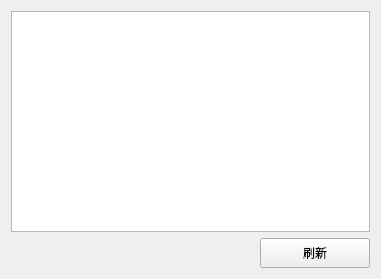
<?xml version="1.0" encoding="UTF-8"?>
<ui version="4.0">
 <class>dtubuildverwidget</class>
 <widget class="QWidget" name="dtubuildverwidget">
  <property name="geometry">
   <rect>
    <x>0</x>
    <y>0</y>
    <width>381</width>
    <height>279</height>
   </rect>
  </property>
  <property name="minimumSize">
   <size>
    <width>381</width>
    <height>279</height>
   </size>
  </property>
  <property name="maximumSize">
   <size>
    <width>381</width>
    <height>279</height>
   </size>
  </property>
  <property name="windowTitle">
   <string>内部版本</string>
  </property>
  <layout class="QGridLayout" name="gridLayout">
   <item row="0" column="0" colspan="2">
    <widget class="QTableWidget" name="tableWidget"/>
   </item>
   <item row="1" column="0">
    <spacer name="horizontalSpacer">
     <property name="orientation">
      <enum>Qt::Horizontal</enum>
     </property>
     <property name="sizeHint" stdset="0">
      <size>
       <width>239</width>
       <height>20</height>
      </size>
     </property>
    </spacer>
   </item>
   <item row="1" column="1">
    <widget class="QPushButton" name="btn_flush">
     <property name="minimumSize">
      <size>
       <width>110</width>
       <height>30</height>
      </size>
     </property>
     <property name="maximumSize">
      <size>
       <width>110</width>
       <height>30</height>
      </size>
     </property>
     <property name="text">
      <string>刷新</string>
     </property>
    </widget>
   </item>
  </layout>
 </widget>
 <resources/>
 <connections>
  <connection>
   <sender>btn_flush</sender>
   <signal>clicked()</signal>
   <receiver>dtubuildverwidget</receiver>
   <slot>GetVersion()</slot>
   <hints>
    <hint type="sourcelabel">
     <x>305</x>
     <y>255</y>
    </hint>
    <hint type="destinationlabel">
     <x>190</x>
     <y>139</y>
    </hint>
   </hints>
  </connection>
 </connections>
 <slots>
  <slot>GetVersion()</slot>
 </slots>
</ui>
